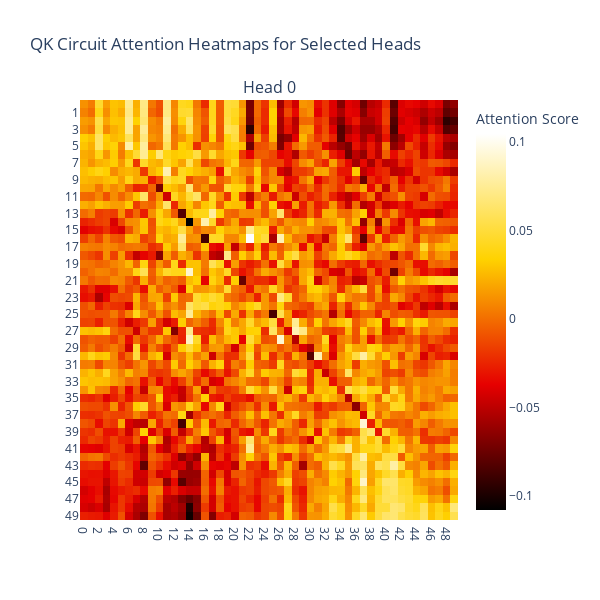

Notebook source saved alongside this figure:
### Code cell
layer = 0  # The layer you want to visualize
querypos = -1  # Position for the query embedding
keypos = -1  # Position for the key embedding
selected_heads = [0]  # Choose specific attention heads to visualize (e.g., head 0, head 1, head 3)


# Example 1: Plot QK heatmap for specific heads
plot_qk_heatmap(model, layer=layer, selected_heads=selected_heads, only_posembed=False, keypos=keypos, querypos=querypos)

### Figure 1 — Plotly figure (JSON) as saved in the notebook; plotly's stock layout.template omitted (floating-point values rounded to 4 significant figures; data arrays with more than 128 entries replaced by an {"elided": "..."} marker saying what was removed)
{"data": [{"colorbar": {"title": {"text": "Attention Score"}}, "colorscale": [[0, "rgb(0,0,0)"], [0.3333, "rgb(230,0,0)"], [0.6667, "rgb(255,210,0)"], [1, "rgb(255,255,255)"]], "type": "heatmap", "x": ["0", "1", "2", "3", "4", "5", "6", "7", "8", "9", "10", "11", "12", "13", "14", "15", "16", "17", "18", "19", "20", "21", "22", "23", "24", "25", "26", "27", "28", "29", "30", "31", "32", "33", "34", "35", "36", "37", "38", "39", "40", "41", "42", "43", "44", "45", "46", "47", "48", "49"], "xaxis": "x", "y": ["49", "48", "47", "46", "45", "44", "43", "42", "41", "40", "39", "38", "37", "36", "35", "34", "33", "32", "31", "30", "29", "28", "27", "26", "25", "24", "23", "22", "21", "20", "19", "18", "17", "16", "15", "14", "13", "12", "11", "10", "9", "8", "7", "6", "5", "4", "3", "2", "1", "0"], "yaxis": "y", "z": {"elided": "50x50 float values"}}], "layout": {"annotations": [{"font": {"size": 16}, "showarrow": false, "text": "Head 0", "x": 0.5, "xanchor": "center", "xref": "paper", "y": 1, "yanchor": "bottom", "yref": "paper"}], "height": 600, "showlegend": false, "title": {"text": "QK Circuit Attention Heatmaps for Selected Heads"}, "width": 600, "xaxis": {"anchor": "y", "domain": [0, 1]}, "yaxis": {"anchor": "x", "domain": [0, 1]}}}
